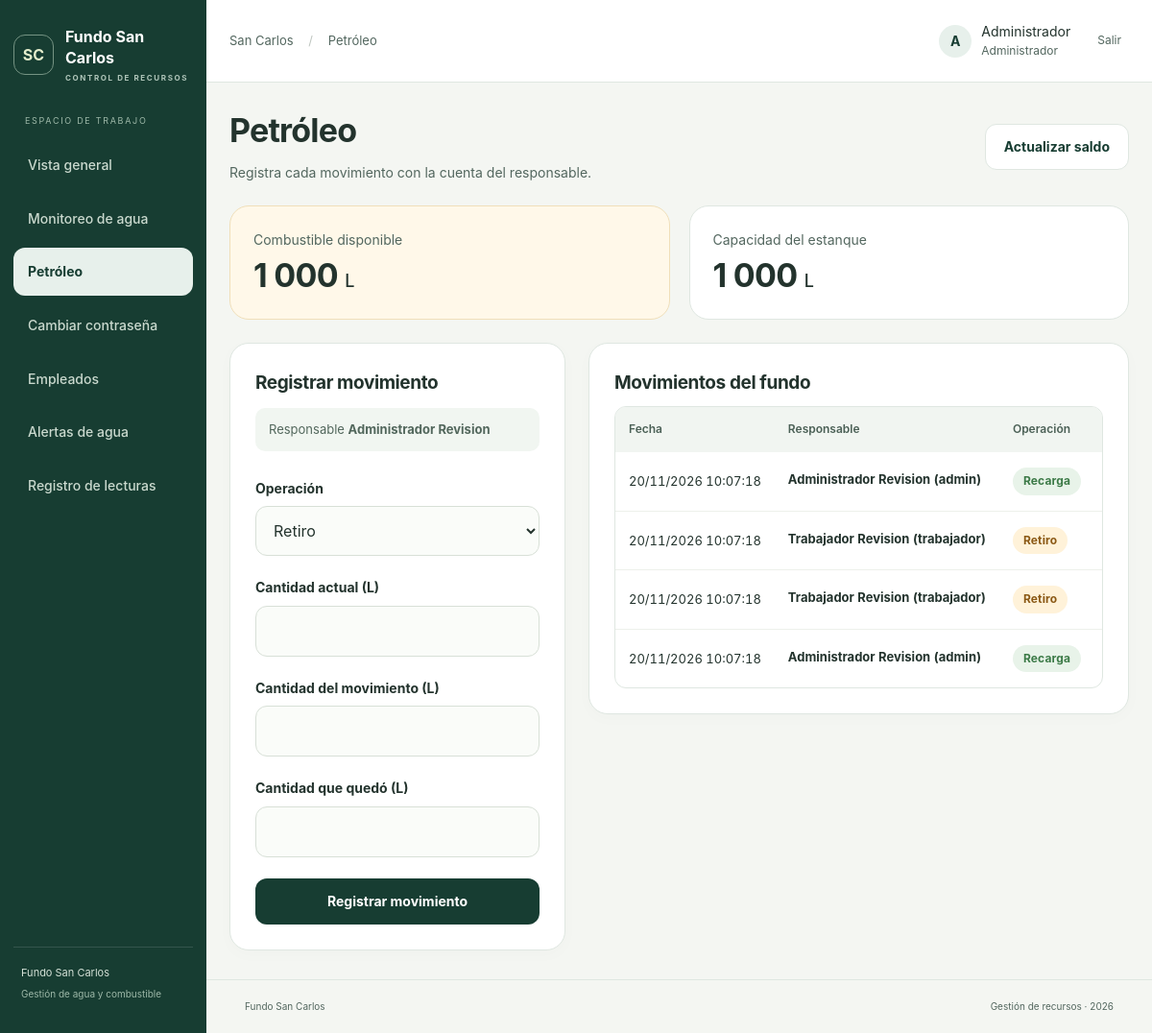
The app's page /petroleo/ (signed in) with its own data.
### monitoreo/models.py (models this page shows, shortened)
class Usuario(AbstractUser):
    class Rol(models.TextChoices):
        ADMINISTRADOR = 'administrador', 'Administrador'
        TRABAJADOR = 'trabajador', 'Trabajador'
    rut = models.CharField(max_length=12, unique=True, null=True, blank=True)
    rol = models.CharField(max_length=20, choices=Rol.choices, default=Rol.TRABAJADOR)
    @property
    def es_administrador(self):
        return self.rol == self.Rol.ADMINISTRADOR

class SaldoPetroleo(models.Model):
    estanque = models.OneToOneField(Estanque, on_delete=models.PROTECT)
    litros = models.DecimalField(max_digits=12, decimal_places=3)
    revision = models.PositiveIntegerField(default=0)
    class Meta:
        constraints = [
            models.CheckConstraint(condition=models.Q(litros__gte=0), name='saldo_petroleo_no_negativo'),
        ]

class Estanque(models.Model):
    class Tipo(models.TextChoices):
        AGUA = 'agua', 'Agua'
        PETROLEO = 'petroleo', 'Petróleo diésel'
    nombre = models.CharField(max_length=100)
    tipo = models.CharField(max_length=12, choices=Tipo.choices, unique=True)
    capacidad_litros = models.DecimalField(max_digits=12, decimal_places=3, validators=[MinValueValidator(Decimal('0.001'))])
    capacidad_visual_litros = models.DecimalField(max_digits=12, decimal_places=3, null=True, blank=True, validators=[MinValueValidator(Decimal('0.001'))])
    umbral_pct = models.DecimalField(max_digits=5, decimal_places=2, default=30, validators=[MinValueValidator(0), MaxValueValidator(100)])
    class Meta:
        ordering = ['tipo']
        constraints = [
            models.CheckConstraint(condition=models.Q(capacidad_litros__gt=0), name='capacidad_positiva'),
            models.CheckConstraint(condition=models.Q(capacidad_visual_litros__isnull=True) | models.Q(capacidad_visual_litros__gt=0), name='capacidad_visual_positiva'),
            models.CheckConstraint(condition=models.Q(umbral_pct__gte=0, umbral_pct__lte=100), name='umbral_valido'),
        ]

class MovimientoPetroleo(models.Model):
    solicitud = models.UUIDField(unique=True)
    saldo = models.ForeignKey(SaldoPetroleo, on_delete=models.PROTECT, related_name='movimientos')
    usuario = models.ForeignKey(Usuario, on_delete=models.PROTECT)
    identidad = models.CharField(max_length=310)
    rut_responsable = models.CharField(max_length=12, blank=True)
    saldo_registrado = models.DecimalField(max_digits=12, decimal_places=3)
    tipo = models.CharField(max_length=10, choices=[('retiro', 'Retiro'), ('recarga', 'Recarga')])
    antes = models.DecimalField(max_digits=12, decimal_places=3)
    cantidad = models.DecimalField(max_digits=12, decimal_places=3)
    despues = models.DecimalField(max_digits=12, decimal_places=3)
    fecha = models.DateTimeField(auto_now_add=True)
    class Meta:
        ordering = ['-fecha', '-pk']
        constraints = [
            models.CheckConstraint(condition=models.Q(antes__gte=0, cantidad__gt=0, despues__gte=0), name='movimiento_volumen_valido'),
            models.CheckConstraint(condition=(
                models.Q(tipo='retiro', despues=Round(models.F('antes') - models.F('cantidad'), 3))
                | models.Q(tipo='recarga', despues=Round(models.F('antes') + models.F('cantidad'), 3))
            ), name='movimiento_balance_valido'),
        ]

### monitoreo/gestion_views.py (the view, shortened to what this page needs)
# urls.py: path('petroleo/', gestion_views.petroleo, name='petroleo'),
@never_cache
@login_required
def petroleo(request):
    try:
        saldo = saldo_petroleo()
    except Estanque.DoesNotExist:
        raise Http404('No hay estanque de petróleo.')
    form = MovimientoForm(initial={
        'solicitud': uuid.uuid4(), 'revision': saldo.revision, 'tipo': 'retiro'})
    return render(request, 'monitoreo/petroleo.html', {
        'form': form, 'saldo': saldo, 'movimientos': movimientos_visibles(request.user)[:100],
        'seccion': 'petroleo'})

### monitoreo/gestion_forms.py
class MovimientoForm(forms.Form):
    solicitud = forms.UUIDField(widget=forms.HiddenInput)
    revision = forms.IntegerField(min_value=0, widget=forms.HiddenInput)
    antes = forms.DecimalField(label='Cantidad actual (L)', min_value=0, max_value=1000, max_digits=7, decimal_places=3)
    cantidad = forms.DecimalField(label='Cantidad a retirar (L)', min_value=Decimal('0.001'), max_value=1000, max_digits=7, decimal_places=3)
    despues = forms.DecimalField(label='Cantidad que quedó (L)', min_value=0, max_value=1000, max_digits=7, decimal_places=3)
    tipo = forms.ChoiceField(choices=[('retiro', 'Retiro'), ('recarga', 'Recarga')], widget=forms.HiddenInput)

### monitoreo/gestion_services.py (called while the page is built)
@transaction.atomic
def saldo_petroleo():
    estanque = Estanque.objects.select_for_update().get(tipo=Estanque.Tipo.PETROLEO)
    saldo = SaldoPetroleo.objects.filter(estanque=estanque).first()
    if saldo is None:
        lectura = ultima_medicion(estanque)
        litros = lectura.volumen_litros if lectura else estanque.capacidad_litros
        saldo = SaldoPetroleo.objects.create(estanque=estanque, litros=litros)
    return saldo

def movimientos_visibles(usuario):
    registros = MovimientoPetroleo.objects.select_related('usuario')
    return registros if usuario.es_administrador else registros.filter(usuario=usuario)

### templates/monitoreo/petroleo.html (shortened to what this page needs)
{% extends 'base.html' %}{% block content %}
<div class="page-heading"><div><h1>Petróleo</h1><p>Registra cada movimiento con la cuenta del responsable.</p></div><a class="button secondary" href="{% url 'petroleo' %}">Actualizar saldo</a></div>
<section class="fuel-summary" aria-label="Estado del estanque">
<div class="balance-card available"><dl><dt>Combustible disponible</dt><dd>{{ saldo.litros|floatformat:"-3g" }} <small>L</small></dd></dl></div>
<div class="balance-card"><dl><dt>Capacidad del estanque</dt><dd>{{ saldo.estanque.capacidad_litros|floatformat:"0g" }} <small>L</small></dd></dl></div>
</section>
<section class="fuel-workspace">
<article class="surface"><h2>Registrar movimiento</h2><p class="responsible">Responsable <strong>{{ user.get_full_name|default:user.username }}</strong></p>
<form method="post" class="stack">{% csrf_token %}{{ form.non_field_errors }}{{ form.solicitud }}{{ form.revision }}
{% if user.es_administrador %}<div class="field"><label for="id_tipo">Operación</label><select id="id_tipo" name="tipo"><option value="retiro" {% if form.tipo.value == 'retiro' %}selected{% endif %}>Retiro</option></select></div>{% else %}{{ form.tipo }}{% endif %}
{% for field in form %}{% if field.name == 'antes' or field.name == 'cantidad' or field.name == 'despues' %}<div class="field"><label for="{{ field.id_for_label }}">{% if field.name == 'cantidad' %}Cantidad del movimiento (L){% else %}{{ field.label }}{% endif %}</label>{{ field }}{{ field.errors }}</div>{% endif %}{% endfor %}
<button class="button primary" type="submit">Registrar movimiento</button></form></article>
<article class="surface"><div class="section-heading"><h2>{% if user.es_administrador %}Movimientos del fundo{% else %}Mis movimientos{% endif %}</h2></div>
<div class="table-scroll"><table><thead><tr><th>Fecha</th><th>Responsable</th><th>Operación</th><th>Antes (L)</th><th>Cantidad (L)</th><th>Después (L)</th></tr></thead><tbody>
{% for m in movimientos %}<tr><td>{{ m.fecha|date:"d/m/Y H:i:s" }}</td><td><strong>{{ m.identidad }}</strong></td><td><span class="pill {% if m.tipo == 'retiro' %}retire-pill{% else %}good{% endif %}">{{ m.get_tipo_display }}</span></td><td></td></tr>
{% empty %}<tr><td colspan="6" class="empty">Aquí aparecerán los movimientos registrados.</td></tr>{% endfor %}
</tbody></table></div></article></section>
{% endblock %}

### templates/base.html (shortened to what this page needs)
{% load static %}<!doctype html>
<html lang="es"><head><meta charset="utf-8"><meta name="viewport" content="width=device-width,initial-scale=1">
<link rel="stylesheet" href="{% static 'css/app.css' %}"><link rel="stylesheet" href="{% static 'css/interfaz.css' %}?v=2"><script src="{% static 'js/app.js' %}" defer></script></head>
<body>{% if user.is_authenticated %}
<aside class="sidebar"><a class="brand" href="{% url 'panel' %}"><span class="brand-icon">SC</span><span>Fundo San Carlos<small>CONTROL DE RECURSOS</small></span></a>
<div class="nav-label">ESPACIO DE TRABAJO</div><nav aria-label="Navegación principal">
<a href="{% url 'panel' %}" class="{% if seccion == 'panel' %}selected{% endif %}">Vista general</a>
<a href="{% url 'agua' %}" class="{% if seccion == 'agua' %}selected{% endif %}">Monitoreo de agua</a>
<a href="{% url 'petroleo' %}" class="{% if seccion == 'petroleo' %}selected{% endif %}">Petróleo</a>
<a href="{% url 'cambiar_clave' %}" class="{% if seccion == 'clave' %}selected{% endif %}">Cambiar contraseña</a>
{% if user.es_administrador %}<a href="{% url 'empleados' %}" class="{% if seccion == 'empleados' %}selected{% endif %}">Empleados</a><a href="{% url 'alertas' %}" class="{% if seccion == 'alertas' %}selected{% endif %}">Alertas de agua</a>
<a href="{% url 'simulador' %}" class="{% if seccion == 'simulador' %}selected{% endif %}">Registro de lecturas</a>{% endif %}</nav>
<div class="sidebar-bottom">Fundo San Carlos<p>Gestión de agua y combustible</p></div></aside>
<div class="workspace"><header class="topbar"><span class="breadcrumb">San Carlos <span>/</span> {% if seccion == 'empleados' %}Empleados{% elif seccion == 'petroleo' %}Petróleo{% elif seccion == 'clave' %}Mi cuenta{% else %}Monitoreo de estanques{% endif %}</span><div class="account"><span class="avatar">{{ user.first_name|first|default:user.username|first|upper }}</span><span>{{ user.first_name|default:user.username }}<small>{{ user.get_rol_display }}</small></span><form action="{% url 'logout' %}" method="post">{% csrf_token %}<button class="logout" type="submit">Salir</button></form></div></header>
<main id="contenido">{% if messages %}<div class="messages" aria-live="polite">{% for message in messages %}<div class="message {{ message.tags }}">{{ message }}</div>{% endfor %}</div>{% endif %}{% block content %}{% endblock %}</main>
<footer>Fundo San Carlos <span>Gestión de recursos · 2026</span></footer></div>
{% else %}{% block public %}{% endblock %}{% endif %}</body></html>

### static/css/interfaz.css (style rules this page uses)
:root { --muted: #53675f; --line: #dfe7e1; --radius: 20px; }
.sidebar { overflow-y: auto; }
.nav-label { margin-top: 32px; }
.sidebar nav a { border: 1px solid transparent; font-weight: 500; border-radius: 12px; }
.sidebar nav a.selected { background: #e7f0eb; color: #173d32; font-weight: 700; }
.topbar { min-height: 76px; }
.account { font-size: 14px; }
.account small, .logout { font-size: 12px; }
.breadcrumb { font-size: 13px; }
.page-heading h1 { font-size: clamp(27px, 3vw, 34px); letter-spacing: -.8px; }
.page-heading p { color: var(--muted); max-width: 650px; }
.surface { box-shadow: 0 4px 18px #173d3205; }
.button { border-radius: 12px; font-size: 14px; min-height: 48px; gap: 8px; }
.button.secondary { color: var(--green); }
table { font-size: 13px; font-variant-numeric: tabular-nums; }
th { font-size: 12px; color: #4b6056; background: #f1f5f1; padding: 14px; }
td { padding: 16px 14px; vertical-align: middle; }
.table-scroll { border: 1px solid var(--line); border-radius: 12px; }
.pill { font-size: 12px; border-radius: 20px; padding: 5px 11px; }
.retire-pill { color: #8b5915; background: #fff2d9; }
.field label { font-size: 14px; }
.field input, .field select { min-height: 52px; border-radius: 12px; background: #fafcf9; }
.fuel-summary { display: grid; grid-template-columns: 1fr 1fr; gap: 20px; margin-bottom: 24px; }
.balance-card { padding: 24px; border-radius: 20px; border: 1px solid var(--line); background: white; }
.balance-card.available { background: #fff8e9; border-color: #f0dfb9; }
.balance-card dt { font-size: 14px; color: var(--muted); }
.balance-card dd { margin: 6px 0 0; font-size: 34px; line-height: 1.2; font-weight: 700; letter-spacing: -.7px; }
.balance-card dd small { font-size: 18px; font-weight: 500; }
.balance-card dl { margin: 0; }
.fuel-workspace { display: grid; grid-template-columns: minmax(290px, 350px) minmax(0, 1fr); gap: 24px; align-items: start; }
.fuel-workspace .surface > h2 { margin-top: 0; }
.responsible { color: #52675c; background: #f1f6f1; padding: 12px 14px; border-radius: 10px; font-size: 13px; }

### records on screen
Usuario: first_name|first "A", first_name "Administrador", rol "Administrador", get_full_name "Administrador Revision"
SaldoPetroleo: litros "1 000", estanque.capacidad_litros "1 000"
MovimientoPetroleo: fecha "20/11/2026 10:07:18", identidad "Administrador Revision (admin)", tipo "Recarga"
MovimientoPetroleo: fecha "20/11/2026 10:07:18", identidad "Trabajador Revision (trabajador)", tipo "Retiro"
MovimientoPetroleo: fecha "20/11/2026 10:07:18", identidad "Trabajador Revision (trabajador)", tipo "Retiro"
MovimientoPetroleo: fecha "20/11/2026 10:07:18", identidad "Administrador Revision (admin)", tipo "Recarga"

### other values on screen
{{ field.label }} "Cantidad actual (L)" "Cantidad que quedó (L)"
